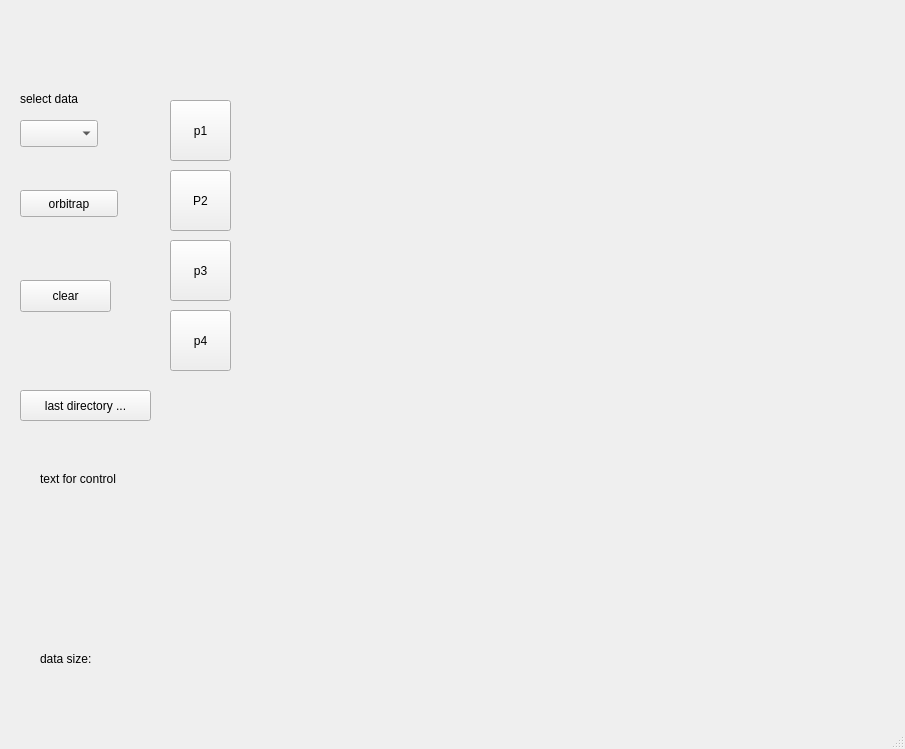
<?xml version="1.0" encoding="UTF-8"?>
<ui version="4.0">
 <class>MainWindow</class>
 <widget class="QMainWindow" name="MainWindow">
  <property name="geometry">
   <rect>
    <x>0</x>
    <y>0</y>
    <width>905</width>
    <height>749</height>
   </rect>
  </property>
  <property name="cursor">
   <cursorShape>ArrowCursor</cursorShape>
  </property>
  <property name="windowTitle">
   <string>Data Visualization</string>
  </property>
  <widget class="QWidget" name="centralwidget">
   <widget class="QToolButton" name="toolButton">
    <property name="geometry">
     <rect>
      <x>20</x>
      <y>390</y>
      <width>131</width>
      <height>31</height>
     </rect>
    </property>
    <property name="toolTip">
     <string>&lt;!DOCTYPE HTML PUBLIC &quot;-//W3C//DTD HTML 4.0//EN&quot; &quot;http://www.w3.org/TR/REC-html40/strict.dtd&quot;&gt;
&lt;html&gt;&lt;head&gt;&lt;meta name=&quot;qrichtext&quot; content=&quot;1&quot; /&gt;&lt;style type=&quot;text/css&quot;&gt;
p, li { white-space: pre-wrap; }
&lt;/style&gt;&lt;/head&gt;&lt;body style=&quot; font-family:'Lucida Grande'; font-size:11pt; font-weight:400; font-style:normal;&quot;&gt;
&lt;p style=&quot; margin-top:0px; margin-bottom:0px; margin-left:0px; margin-right:0px; -qt-block-indent:0; text-indent:0px;&quot;&gt;Load file&lt;/p&gt;&lt;/body&gt;&lt;/html&gt;</string>
    </property>
    <property name="text">
     <string>last directory ...</string>
    </property>
   </widget>
   <widget class="QPushButton" name="pushButton_5">
    <property name="geometry">
     <rect>
      <x>20</x>
      <y>280</y>
      <width>91</width>
      <height>32</height>
     </rect>
    </property>
    <property name="text">
     <string>clear</string>
    </property>
   </widget>
   <widget class="QPushButton" name="pushButton">
    <property name="geometry">
     <rect>
      <x>20</x>
      <y>190</y>
      <width>98</width>
      <height>27</height>
     </rect>
    </property>
    <property name="text">
     <string>orbitrap</string>
    </property>
   </widget>
   <widget class="QLabel" name="label">
    <property name="geometry">
     <rect>
      <x>40</x>
      <y>470</y>
      <width>181</width>
      <height>17</height>
     </rect>
    </property>
    <property name="text">
     <string>text for control</string>
    </property>
   </widget>
   <widget class="QComboBox" name="comboBox">
    <property name="geometry">
     <rect>
      <x>20</x>
      <y>120</y>
      <width>78</width>
      <height>27</height>
     </rect>
    </property>
   </widget>
   <widget class="QLabel" name="label_2">
    <property name="geometry">
     <rect>
      <x>20</x>
      <y>90</y>
      <width>111</width>
      <height>17</height>
     </rect>
    </property>
    <property name="text">
     <string>select data</string>
    </property>
   </widget>
   <widget class="QLabel" name="label_3">
    <property name="geometry">
     <rect>
      <x>40</x>
      <y>650</y>
      <width>341</width>
      <height>17</height>
     </rect>
    </property>
    <property name="text">
     <string>data size: </string>
    </property>
   </widget>
   <widget class="QPushButton" name="pushButton_2">
    <property name="geometry">
     <rect>
      <x>170</x>
      <y>100</y>
      <width>61</width>
      <height>61</height>
     </rect>
    </property>
    <property name="text">
     <string>p1</string>
    </property>
   </widget>
   <widget class="QPushButton" name="pushButton_3">
    <property name="geometry">
     <rect>
      <x>170</x>
      <y>170</y>
      <width>61</width>
      <height>61</height>
     </rect>
    </property>
    <property name="text">
     <string>P2</string>
    </property>
   </widget>
   <widget class="QPushButton" name="pushButton_4">
    <property name="geometry">
     <rect>
      <x>170</x>
      <y>240</y>
      <width>61</width>
      <height>61</height>
     </rect>
    </property>
    <property name="text">
     <string>p3</string>
    </property>
   </widget>
   <widget class="QPushButton" name="pushButton_6">
    <property name="geometry">
     <rect>
      <x>170</x>
      <y>310</y>
      <width>61</width>
      <height>61</height>
     </rect>
    </property>
    <property name="text">
     <string>p4</string>
    </property>
   </widget>
   <widget class="QWidget" name="verticalLayoutWidget">
    <property name="geometry">
     <rect>
      <x>250</x>
      <y>90</y>
      <width>621</width>
      <height>541</height>
     </rect>
    </property>
    <layout class="QVBoxLayout" name="verticalLayout"/>
   </widget>
  </widget>
  <widget class="QMenuBar" name="menubar">
   <property name="geometry">
    <rect>
     <x>0</x>
     <y>0</y>
     <width>905</width>
     <height>25</height>
    </rect>
   </property>
  </widget>
  <widget class="QStatusBar" name="statusbar"/>
 </widget>
 <resources/>
 <connections/>
</ui>
